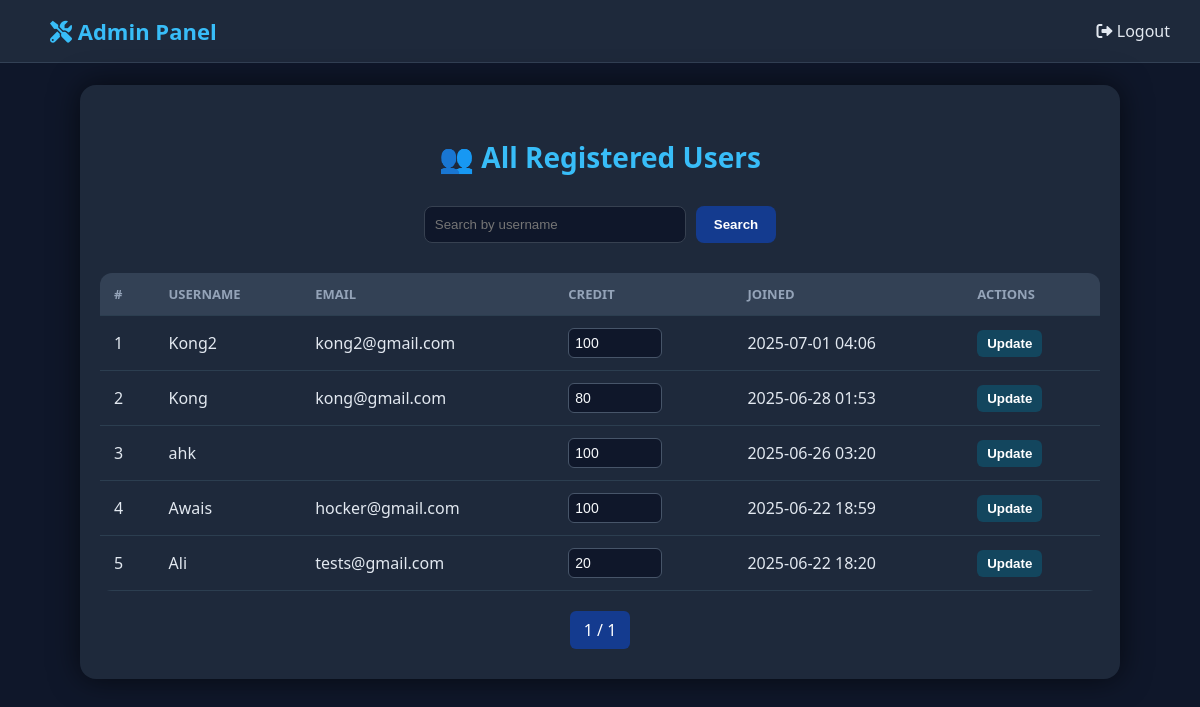
Screenshot of /all-users/ (signed in) with the database file from the repository.
### powerdigital_app/models.py (models this page shows, shortened)
class Profile(models.Model):
    user = models.OneToOneField(User, on_delete=models.CASCADE)
    credit_score = models.IntegerField(default=100)
    withdrawal_password = models.CharField(max_length=128)
    total_deposit = models.DecimalField(default=0, max_digits=12, decimal_places=2)
    total_profit = models.DecimalField(default=0, max_digits=12, decimal_places=2)
    invite_code = models.CharField(max_length=12, unique=True, blank=True, null=True)
    is_approved = models.BooleanField(default=False)

### powerdigital_app/views.py (the view, shortened to what this page needs)
# urls.py: path('all-users/', views.all_users_view, name='all_users'),
@staff_member_required
def all_users_view(request):
    query = request.GET.get('q', '')
    profiles = Profile.objects.select_related('user') \
        .exclude(user__username__startswith='admin') \
        .filter(Q(user__username__icontains=query)) \
        .order_by('-user__date_joined')
    paginator = Paginator(profiles, 10)  # 10 users per page
    page_number = request.GET.get('page')
    page_obj = paginator.get_page(page_number)
    return render(request, 'admins/all_users.html', {
        'page_obj': page_obj,
        'query': query,
    })

### powerdigital_app/templates/admins/all_users.html (shortened to what this page needs)
{% extends 'admins/admin_base.html' %}
{% block content %}
<!DOCTYPE html>
<html lang="en">
<head>
</head>
<body>
  <br>
  <div class="container">
    <h2>👥 All Registered Users</h2>
    <form method="get" class="search-form">
      <input type="text" name="q" value="{{ query }}" class="search-input" placeholder="Search by username">
      <button type="submit" class="search-button">Search</button>
    </form>
    <div class="table-responsive">
      <table>
        <thead>
          <tr>
            <th>#</th>
            <th>Username</th>
            <th>Email</th>
            <th>Credit</th>
            <th>Joined</th>
            <th>Actions</th>
          </tr>
        </thead>
        <tbody>
          {% for profile in page_obj %}
          <tr>
            <td>{{ forloop.counter }}</td>
            <td>{{ profile.user.username }}</td>
            <td>{{ profile.user.email }}</td>
            <td>
              <form method="post" style="display:inline;">
                <input type="number" name="credit_score" value="{{ profile.credit_score }}" min="0" max="9999">
            </td>
            <td>{{ profile.user.date_joined|date:"Y-m-d H:i" }}</td>
            <td>
                <button type="submit">Update</button>
            </td>
          </tr>
          {% empty %}
          <tr>
            <td colspan="6" class="text-center">No users found.</td>
          </tr>
          {% endfor %}
        </tbody>
      </table>
    </div>
      <div class="pagination">
        <span class="current">{{ page_obj.number }} / {{ page_obj.paginator.num_pages }}</span>
      </div>
  </div>
</body>
</html>
{% endblock %}

### powerdigital_app/templates/admins/admin_base.html (style rules this page uses)
body { margin: 0; font-family: 'Segoe UI', Tahoma, Geneva, Verdana, sans-serif; background-color: #0f172a; color: #e2e8f0; }

### powerdigital_app/templates/admins/all_users.html (style rules this page uses)
body { background-color: #0f172a; color: #e2e8f0; font-family: 'Segoe UI', Tahoma, Geneva, Verdana, sans-serif; margin: 0; padding: 0; }
.container { max-width: 1000px; margin: auto; background-color: #1e293b; padding: 30px 20px; border-radius: 16px; box-shadow: 0 0 30px rgba(0, 0, 0, 0.6); }
h2 { text-align: center; font-size: 28px; color: #38bdf8; margin-bottom: 30px; }
.search-form { text-align: center; margin-bottom: 20px; display: flex; flex-wrap: wrap; justify-content: center; gap: 10px; }
.search-input { padding: 10px; border-radius: 8px; border: 1px solid #374151; background-color: #0f172a; color: #f8fafc; width: 240px; }
.search-button { background-color: #143b8f; border: none; color: white; padding: 10px 18px; border-radius: 8px; cursor: pointer; }
.table-responsive { overflow-x: auto; }
table { width: 100%; border-collapse: collapse; margin-top: 10px; border-radius: 12px; overflow: hidden; }
thead { background-color: #334155; }
th, td { padding: 12px 14px; text-align: left; border-bottom: 1px solid #2c3e50; }
th { font-size: 13px; text-transform: uppercase; color: #94a3b8; }
input[type="number"] { width: 80px; padding: 6px; border-radius: 6px; border: 1px solid #475569; background-color: #0f172a; color: #f8fafc; font-size: 14px; }
button { padding: 6px 10px; background-color: #13465e; border: none; color: white; border-radius: 6px; cursor: pointer; font-weight: 600; }
.pagination { display: flex; justify-content: center; flex-wrap: wrap; margin-top: 20px; gap: 8px; }
.pagination a, .pagination span { padding: 8px 14px; background-color: #334155; color: white; text-decoration: none; border-radius: 6px; }
.pagination .current { background-color: #143b8f; }

### rows the page displays
Profile: user.username "Kong2", user.email "kong2@gmail.com", credit_score "100", user.date_joined "2025-07-01 04:06"
Profile: user.username "Kong", user.email "kong@gmail.com", credit_score "80", user.date_joined "2025-06-28 01:53"
Profile: user.username "ahk", credit_score "100", user.date_joined "2025-06-26 03:20"
Profile: user.username "Awais", user.email "hocker@gmail.com", credit_score "100", user.date_joined "2025-06-22 18:59"
Profile: user.username "Ali", user.email "tests@gmail.com", credit_score "20", user.date_joined "2025-06-22 18:20"

### other values shown
{{ page_obj.number }} "1"
{{ page_obj.paginator.num_pages }} "1"
